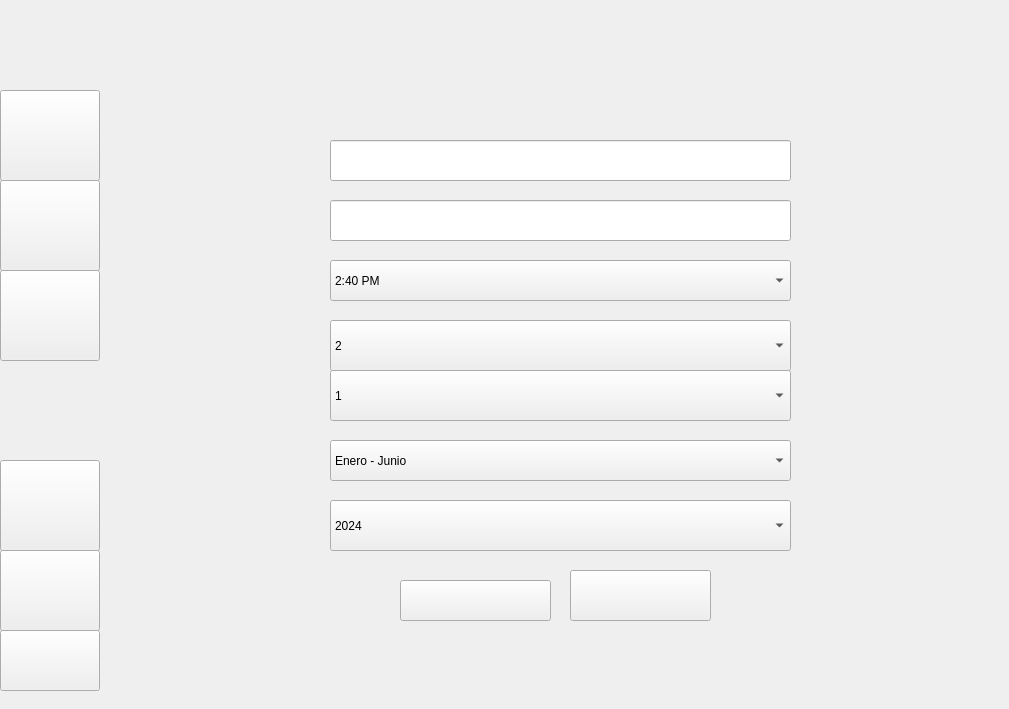
    <widget class="QWidget" name="page_14">
     <widget class="QLabel" name="label_14">
      <property name="geometry">
       <rect>
        <x>0</x>
        <y>0</y>
        <width>1000</width>
        <height>700</height>
       </rect>
      </property>
      <property name="text">
       <string/>
      </property>
      <property name="pixmap">
       <pixmap resource="resources.qrc">:/resources/NuevClas.png</pixmap>
      </property>
      <property name="scaledContents">
       <bool>true</bool>
      </property>
     </widget>
     <widget class="QPushButton" name="pushButton_40">
      <property name="geometry">
       <rect>
        <x>0</x>
        <y>90</y>
        <width>100</width>
        <height>91</height>
       </rect>
      </property>
      <property name="text">
       <string/>
      </property>
     </widget>
     <widget class="QPushButton" name="pushButton_41">
      <property name="geometry">
       <rect>
        <x>0</x>
        <y>180</y>
        <width>100</width>
        <height>91</height>
       </rect>
      </property>
      <property name="text">
       <string/>
      </property>
     </widget>
     <widget class="QPushButton" name="pushButton_42">
      <property name="geometry">
       <rect>
        <x>0</x>
        <y>270</y>
        <width>100</width>
        <height>91</height>
       </rect>
      </property>
      <property name="text">
       <string/>
      </property>
     </widget>
     <widget class="QPushButton" name="pushButton_43">
      <property name="geometry">
       <rect>
        <x>400</x>
        <y>580</y>
        <width>151</width>
        <height>41</height>
       </rect>
      </property>
      <property name="text">
       <string/>
      </property>
     </widget>
     <widget class="QPushButton" name="AgregarButton_2">
      <property name="geometry">
       <rect>
        <x>570</x>
        <y>570</y>
        <width>141</width>
        <height>51</height>
       </rect>
      </property>
      <property name="text">
       <string/>
      </property>
     </widget>
     <widget class="QPushButton" name="pushButton_81">
      <property name="geometry">
       <rect>
        <x>0</x>
        <y>460</y>
        <width>100</width>
        <height>91</height>
       </rect>
      </property>
      <property name="text">
       <string/>
      </property>
     </widget>
     <widget class="QPushButton" name="pushButton_151">
      <property name="geometry">
       <rect>
        <x>0</x>
        <y>550</y>
        <width>100</width>
        <height>81</height>
       </rect>
      </property>
      <property name="text">
       <string/>
      </property>
     </widget>
     <widget class="QPushButton" name="pushButton_164">
      <property name="geometry">
       <rect>
        <x>0</x>
        <y>630</y>
        <width>100</width>
        <height>61</height>
       </rect>
      </property>
      <property name="text">
       <string/>
      </property>
     </widget>
     <widget class="QLineEdit" name="inputNombre_5">
      <property name="geometry">
       <rect>
        <x>330</x>
        <y>200</y>
        <width>461</width>
        <height>41</height>
       </rect>
      </property>
     </widget>
     <widget class="QLineEdit" name="inputID_5">
      <property name="geometry">
       <rect>
        <x>330</x>
        <y>140</y>
        <width>461</width>
        <height>41</height>
       </rect>
      </property>
     </widget>
     <widget class="QComboBox" name="comboBoxHora">
      <property name="geometry">
       <rect>
        <x>330</x>
        <y>260</y>
        <width>461</width>
        <height>41</height>
       </rect>
      </property>
      <item>
       <property name="text">
        <string>2:40 PM</string>
       </property>
      </item>
      <item>
       <property name="text">
        <string>9:55 PM</string>
       </property>
      </item>
      <item>
       <property name="text">
        <string>6:40 PM</string>
       </property>
      </item>
     </widget>
     <widget class="QComboBox" name="comboBoxUV">
      <property name="geometry">
       <rect>
        <x>330</x>
        <y>320</y>
        <width>461</width>
        <height>51</height>
       </rect>
      </property>
      <item>
       <property name="text">
        <string>2</string>
       </property>
      </item>
      <item>
       <property name="text">
        <string>3</string>
       </property>
      </item>
      <item>
       <property name="text">
        <string>4</string>
       </property>
      </item>
     </widget>
     <widget class="QComboBox" name="comboBoxSemestre">
      <property name="geometry">
       <rect>
        <x>330</x>
        <y>370</y>
        <width>461</width>
        <height>51</height>
       </rect>
      </property>
      <item>
       <property name="text">
        <string>1</string>
       </property>
      </item>
      <item>
       <property name="text">
        <string>2</string>
       </property>
      </item>
     </widget>
     <widget class="QComboBox" name="comboBoxPeriodo">
      <property name="geometry">
       <rect>
        <x>330</x>
        <y>440</y>
        <width>461</width>
        <height>41</height>
       </rect>
      </property>
      <item>
       <property name="text">
        <string>Enero - Junio</string>
       </property>
      </item>
      <item>
       <property name="text">
        <string>Julio - Diciembre</string>
       </property>
      </item>
     </widget>
     <widget class="QComboBox" name="comboBoxAnio">
      <property name="geometry">
       <rect>
        <x>330</x>
        <y>500</y>
        <width>461</width>
        <height>51</height>
       </rect>
      </property>
      <item>
       <property name="text">
        <string>2024</string>
       </property>
      </item>
      <item>
       <property name="text">
        <string>2025</string>
       </property>
      </item>
      <item>
       <property name="text">
        <string>2026</string>
       </property>
      </item>
      <item>
       <property name="text">
        <string>2027</string>
       </property>
      </item>
     </widget>
    </widget>
